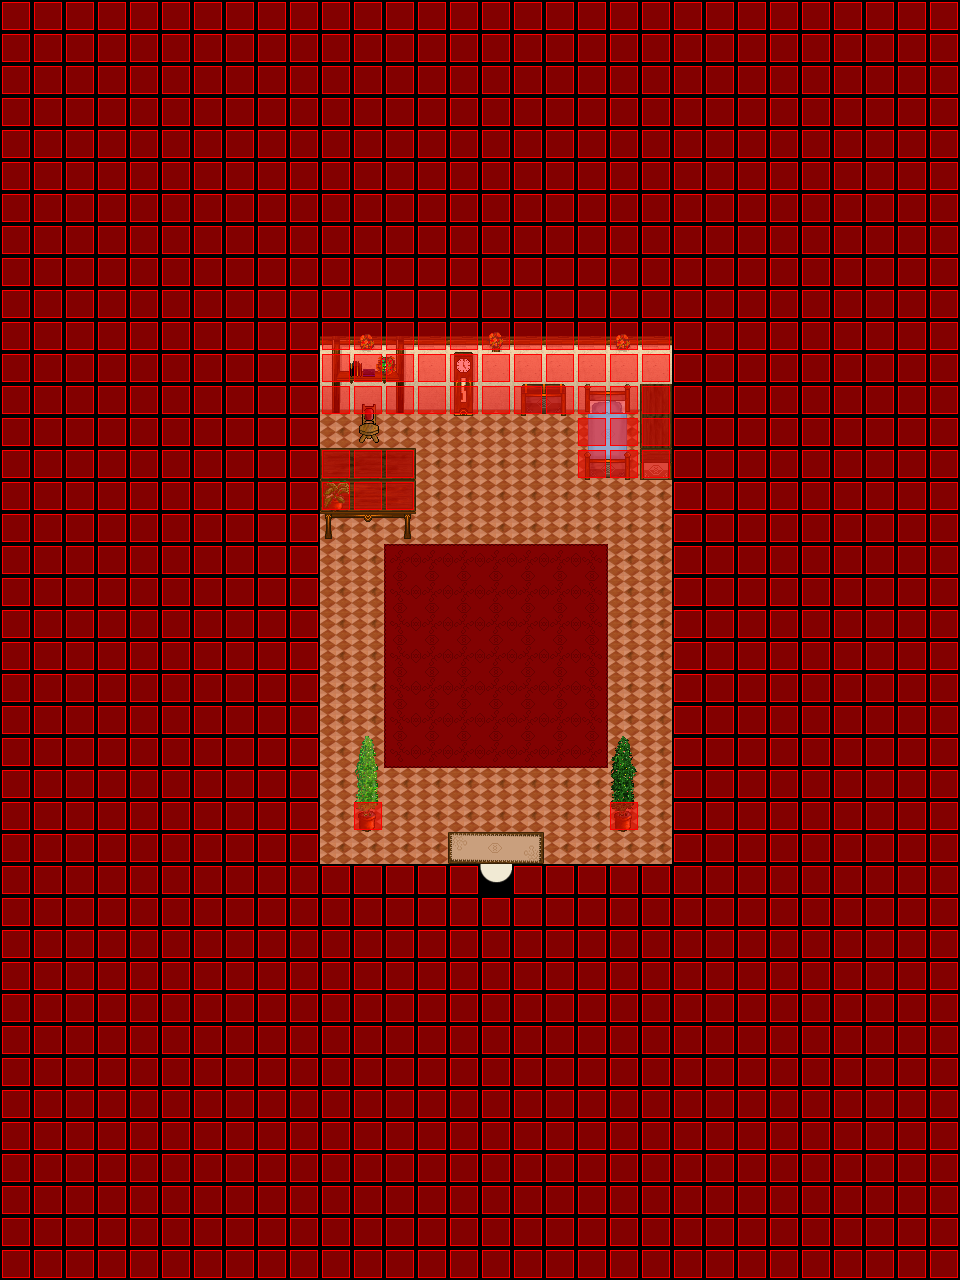

This is a level from a 2D game, rendered from its Tiled map with the project's own tilesets. A one-line summary and the map file follow, with tile-layer data summarised:
An orthogonal 30x40 tile map with 32x32 px tiles, 5 tile layers (Ground, Ground, Fringe, Over, ...), 5 tilesets and 2 objects (WARP, SCRIPT).

<map version="1.0" orientation="orthogonal" width="30" height="40" tilewidth="32" tileheight="32">
  <properties>
    <property name="music" value="inside2.ogg" />
  </properties>
  <tileset firstgid="1" name="collision1_32_32" tilewidth="32" tileheight="32">
    <image source="../graphics/tiles/collision1_32_32.png" />
  </tileset>
  <tileset firstgid="1025" name="indoor3_32_32" tilewidth="32" tileheight="32">
    <image source="../graphics/tiles/indoor3_32_32.png" />
  </tileset>
  <tileset firstgid="2049" name="indoor2_32_32" tilewidth="32" tileheight="32">
    <image source="../graphics/tiles/indoor2_32_32.png" />
  </tileset>
  <tileset firstgid="3073" name="indoor2_32_64" tilewidth="32" tileheight="64">
    <image source="../graphics/tiles/indoor2_32_64.png" />
  </tileset>
  <tileset firstgid="3585" name="indoor2_32_96" tilewidth="32" tileheight="96">
    <image source="../graphics/tiles/indoor2_32_96.png" />
  </tileset>
  <layer name="Ground" width="30" height="40">
    <data>[1200 cells, 11 non-empty, 1 distinct tile ids]</data>
  </layer>
  <layer name="Ground" width="30" height="40">
    <data>[1200 cells, 1200 non-empty, 35 distinct tile ids]</data>
  </layer>
  <layer name="Fringe" width="30" height="40">
    <data>[1200 cells, 15 non-empty, 15 distinct tile ids]</data>
  </layer>
  <layer name="Over" width="30" height="40">
    <data>[1200 cells, 0 non-empty, 0 distinct tile ids]</data>
  </layer>
  <layer name="Collision" width="30" height="40">
    <data>[1200 cells, 1059 non-empty, 1 distinct tile ids]</data>
  </layer>
  <objectgroup name="Object" width="30" height="40" x="0" y="0">
    <object name="Level Down XCF" type="WARP" x="480" y="864" width="32" height="32">
      <properties>
        <property name="DEST_MAP" value="iw-selphi-timlet-tower2-o00-o00-o00" />
        <property name="DEST_X" value="480" />
        <property name="DEST_Y" value="352" />
      </properties>
    </object>
    <object name="External Map Events" type="SCRIPT" x="-4160" y="-320" width="0" height="0">
      <properties>
        <property name="FILENAME" value="scripts/maps/iw-selphi-timlet-tower2-o00-o00-p01.lua" />
      </properties>
    </object>
  </objectgroup>
</map>
